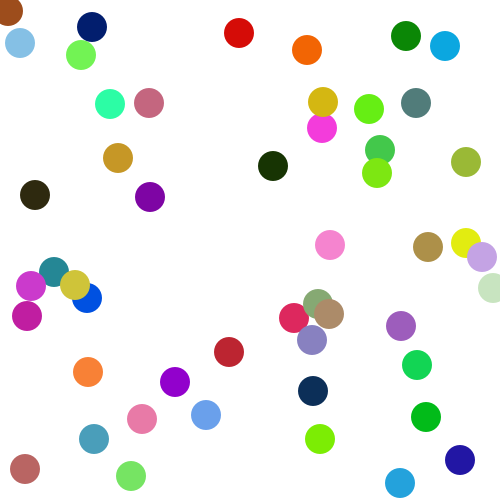
Frame 1 (no input)
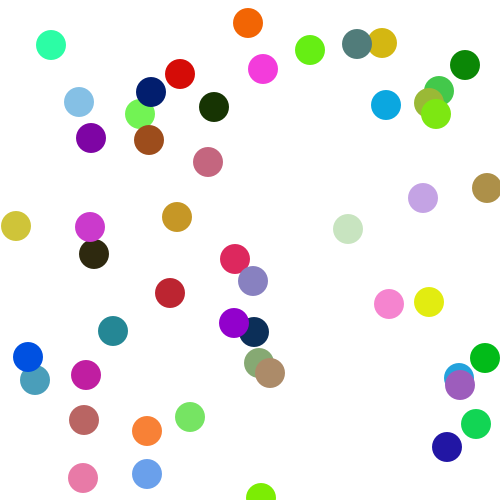
Frame 60 (the mouse pressed at the canvas centre just before this capture)
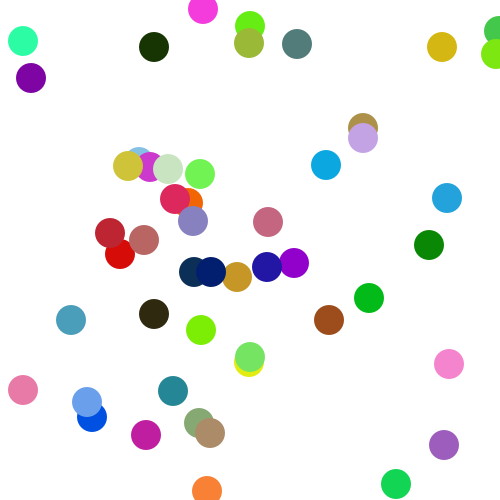
Frame 120 (the mouse held since frame 60 and released just before this capture)

The Processing sketch that drew these frames (run headless with seeded random() and noise(); from frame 60 on, the mouse is pressed at the canvas centre):

// Processing sketch: random6
// ── random6.pde
int[]x,y,lr,li;
int[]r,g,b;
void setup(){
  int i;
  x=new int[50];
  y=new int[50];
  r=new int[50];
  g=new int[50];
  b=new int[50];
  lr=new int[50];
  li=new int[50];
  for(i=0; i<50; ++i){
  x[i]=int(random(500));
  y[i]=int(random(500));
  r[i]=int(random(256));
  g[i]=int(random(256));
  b[i]=int(random(256));
  lr[i]=int(random(2))*2-1;
  li[i]=int(random(2))*2-1;
  }
  size(500,500);
  noStroke();
}

void draw(){
  int i;
  background(255);
  for(i=0; i<50; ++i){
    x[i]+=lr[i];
    y[i]+=li[i];
    if(x[i]>500){
      lr[i]=-3;
    }else if(x[i]<0){
      lr[i]=3;
    }
    if(y[i]>500){
      li[i]=-3;
    }else if(y[i]<0){
      li[i]=3;
    }
    fill(r[i],g[i],b[i]);
    ellipse(x[i],y[i],30,30);
  }
}
